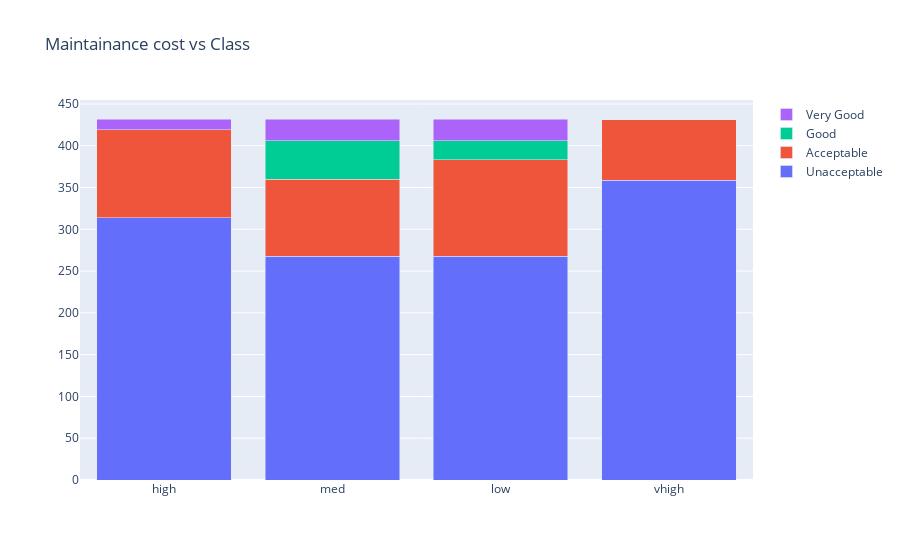

Notebook source saved alongside this figure:
### Code cell
data = [
    go.Bar(
        x=a[0].index,
        y=mc['unacc'],
        name='Unacceptable'
    ),
    go.Bar(
        x=a[0].index,
        y=mc['acc'],
        name='Acceptable'
    ),
    go.Bar(
        x=a[0].index,
        y=mc['good'],
        name='Good'
    ),
    go.Bar(
        x=a[0].index,
        y=mc['vgood'],
        name='Very Good'
    )

]

layout = go.Layout(
    barmode='stack',
    title='Maintainance cost vs Class'
)

fig = go.Figure(data=data, layout=layout)
py.iplot(fig, filename='cars_donut')

### Figure 1 — Plotly figure (JSON) as saved in the notebook; plotly's stock layout.template omitted (floating-point values rounded to 4 significant figures)
{"data": [{"name": "Unacceptable", "x": ["high", "med", "low", "vhigh"], "y": [314, 268, 268, 359], "type": "bar"}, {"name": "Acceptable", "x": ["high", "med", "low", "vhigh"], "y": [105, 92, 115, 72], "type": "bar"}, {"name": "Good", "x": ["high", "med", "low", "vhigh"], "y": [0, 46, 23, 0], "type": "bar"}, {"name": "Very Good", "x": ["high", "med", "low", "vhigh"], "y": [13, 26, 26, 0], "type": "bar"}], "layout": {"barmode": "stack", "title": {"text": "Maintainance cost vs Class"}}}
